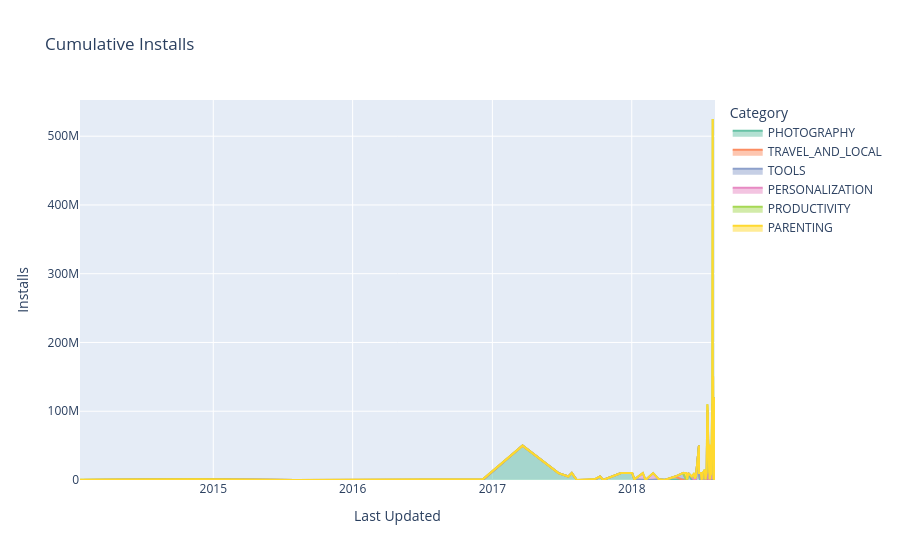

This figure's notebook cell:
### Code cell
task6 = apps[(apps['Rating']>=4.2) &
             (apps['Reviews']>1000) &
             (apps['Size']>=20) &
             (apps['Size']<=80) &
             (apps['Category'].str.startswith(('T','P'))) &
             (~apps['App'].str.contains(r'\d'))]

fig6 = px.area(task6,
               x="Last Updated",
               y="Installs",
               color="Category",
               color_discrete_sequence=px.colors.qualitative.Set2,
               title="Cumulative Installs")

fig6.write_html("charts/task6.html")
fig6.show()
